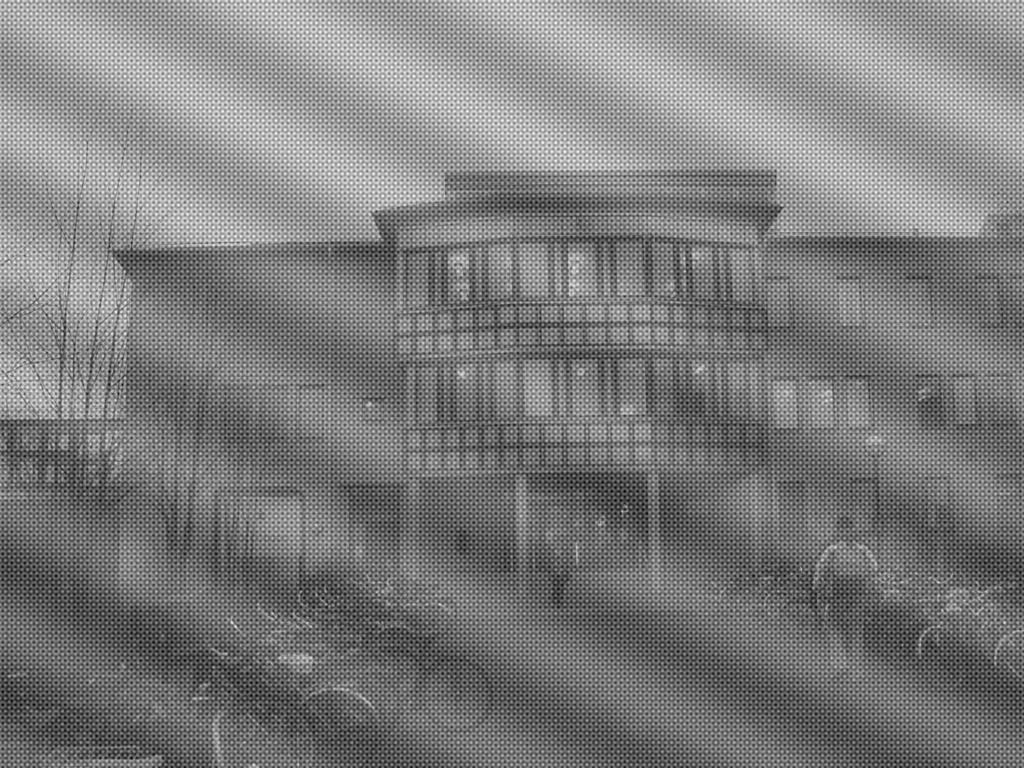
#> input picture images/mit_noise_periodic.jpg, 1024 x 768 px
$ python ex7.py   (older library calls are emulated)
#> lines starting #> are read from the running program, lines starting #| are printed output that depends on the picture
### MyLib.py
# -*- coding: utf-8 -*-

""" Processamento Digital de Imagens
    Aluno: Leonardo Santos Paulucio
    Lista de Exercicios 1 - Pós-Graduação
    Data: 09/05/19
"""

import copy
import numpy as np
import matplotlib.pyplot as plt


def show_images(images, cols=1, titles=None, axis=False, interpolation='gaussian'):
    """Display a list of images in a single figure with matplotlib.

    Parameters
    ---------
    images: List of np.arrays compatible with plt.imshow.

    cols (Default = 1): Number of columns in figure (number of rows is
                        set to np.ceil(n_images/float(cols))).

    titles: List of titles corresponding to each image. Must have
            the same length as titles.
    """
    assert((titles is None)or (len(images) == len(titles)))
    n_images = len(images)

    if titles is None:
        titles = ['Image (%d)' % i for i in range(1, n_images + 1)]
    fig = plt.figure()

    for n, (image, title) in enumerate(zip(images, titles)):
        a = fig.add_subplot(cols, np.ceil(n_images/float(cols)), n + 1)
        if not axis:
            plt.axis("off")
        if image.ndim == 2:
            plt.gray()
        plt.imshow(image, cmap='gray', interpolation=interpolation)
        a.set_title(title)
    fig.set_size_inches(np.array(fig.get_size_inches()) * n_images)
    plt.show()


def calculaHistograma(img):
    shape = img.shape
    histograma = np.zeros(256)
    x = [i for i in range(0, 256)]
    for i in range(0, shape[0]):
        for j in range(0, shape[1]):
            pos = int(img[i][j])
            if pos < 0:
                pos = 0
            elif pos > 255:
                pos = 255

            histograma[pos] += 1

    return x, histograma


def equalizaHistograma(image):
    img = copy.deepcopy(image)
    x, histograma = calculaHistograma(img)

    hist_eq = np.zeros(256)
    hist_eq[0] = histograma[0]

    for i in range(1, 256):
        hist_eq[i] = hist_eq[i-1] + histograma[i]

    h = (hist_eq - np.min(hist_eq))/(np.max(hist_eq) - np.min(hist_eq))*255

    for i in range(0, img.shape[0]):
        for j in range(0, img.shape[1]):
            pos = int(img[i][j])
            if pos < 0:
                pos = 0
            elif pos > 255:
                pos = 255
            img[i][j] = h[pos]

    return img


def MSE(imgOrig, imgNoise):
    return np.square(imgOrig.astype(np.float) - imgNoise.astype(np.float)).mean()


def PSNR(imgOrig, imgNoise):
    mse = MSE(imgOrig, imgNoise)
    return 20 * np.log10(255/np.sqrt(mse))


# [11 lines left out: function binarizaImg, not called in this run]


def getOutputSize(old_shape, kernel_shape, padding, stride):
    return int((old_shape[0] + 2*padding - kernel_shape[0])/stride + 1), \
           int((old_shape[1] + 2*padding - kernel_shape[1])/stride + 1)


def getPaddingSize(shape, kernel_shape, stride=1):
    return ((shape[0] - 1)*stride + kernel_shape[0] - shape[0]) // 2


def getNewSize(shape, padding):
    return int((shape + 2*padding))


# [123 lines left out: functions paddingImage, conv2D, medianFilter, adaptativeMedian, not called in this run]


# ############################# Filters ################################

MEAN_FILTER = np.ones((3, 3)) / 9.0

MEAN_FILTER_11 = np.ones((11, 11)) / (11*11)

MEAN_FILTER2 = 1/16. * np.array([[1, 2, 1],
                                 [2, 4, 2],
                                 [1, 2, 1]])

LAPLACE_FILTER2 = np.array([[-1, -1, -1],
                            [-1,  9, -1],
                            [-1, -1, -1]])

LAPLACE_FILTER = np.array([[-1, -1, -1],
                           [-1,  8, -1],
                           [-1, -1, -1]])

SOBEL_FILTER = np.array([[1,   2,  1],
                         [0,   0,  0],
                         [-1, -2, -1]])


# ############################ Frequence domain functions

# [6 lines left out: function frequenceSpace, not called in this run]


def fshift(img):
    for u in range(0, img.shape[0]):
        for v in range(0, img.shape[1]):
            img[u][v] *= (-1)**(u+v)
    return img


def extendImg(img):
    newShape = img.shape[0]*2, img.shape[1]*2
    I_bg = np.zeros(newShape)
    I_bg[0:img.shape[0], 0:img.shape[1]] = img
    return I_bg


# [43 lines left out: functions imgFilter, filterHomomorphic, notchFilter, not called in this run]

### ex7.py
# -*- coding: utf-8 -*-

""" Processamento Digital de Imagens
    Aluno: Leonardo Santos Paulucio
    Lista de Exercicios 1 - Pós-Graduação
    Data: 09/05/19
"""

from PIL import Image
import numpy as np
from numpy import fft
import matplotlib.pyplot as plt

import MyLib as ml

images = []
titles = []
img = Image.open('images/mit_noise_periodic.jpg')
#> img is the input picture: PIL image 1024x768 L; min 0, max 255, mean 124.5
img = np.array(img)

I_bg = ml.extendImg(img)
#> in extendImg, `I_bg[0:img.shape[0], 0:img.shape[1]] = img`:
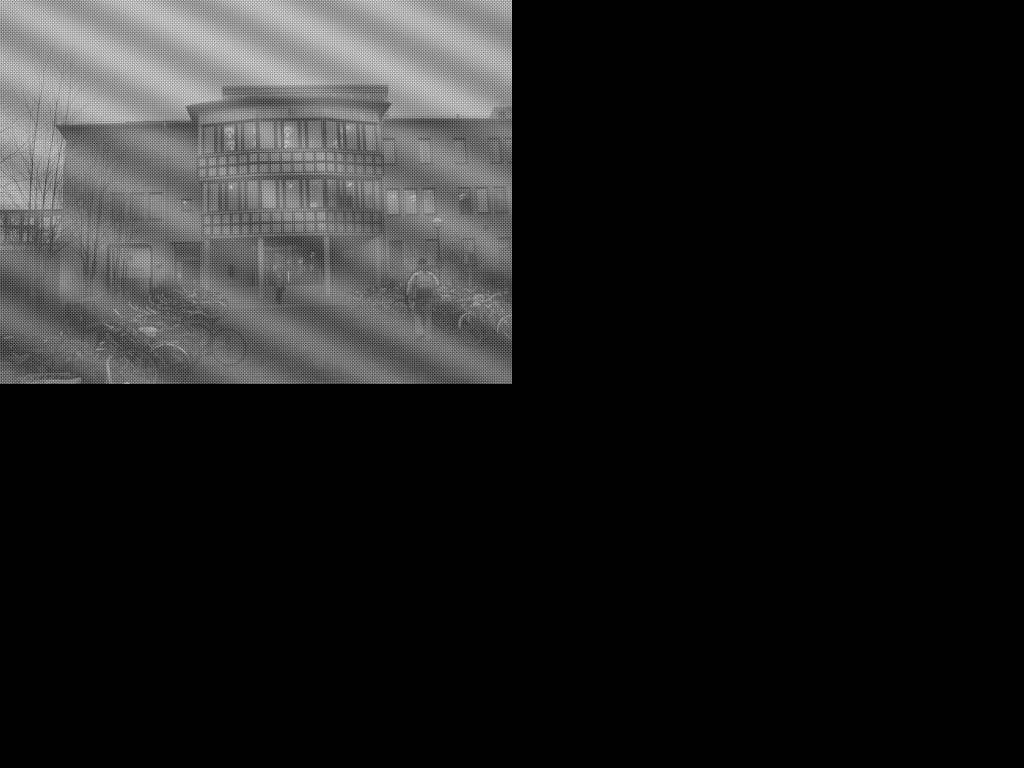
#> I_bg: shape (1536, 2048) float64 (shown at 1/2 size); min 0, max 255, mean 31.1

G = ml.fshift(I_bg)
#> after the loop in fshift, `for u in range(0, img.shape[0]):`:
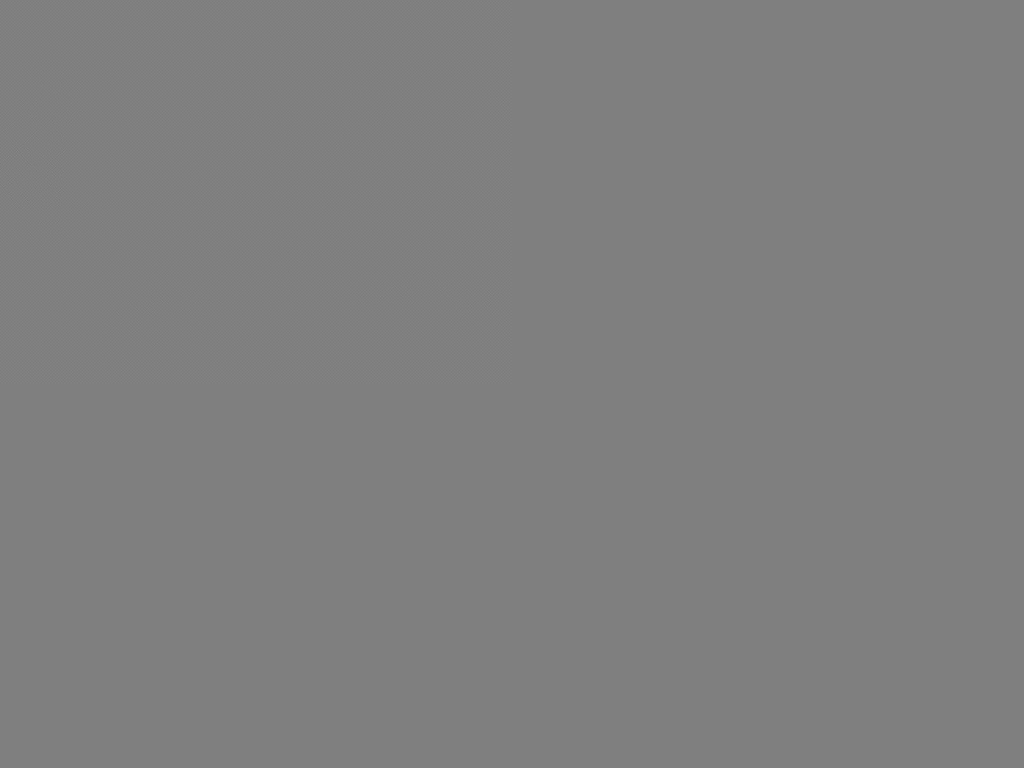
#> img: shape (1536, 2048) float64 (shown at 1/2 size); min -255, max 255, mean 0; drawn with min black and max white
G = fft.fft2(G)

fourier = 20*np.log(np.abs(G+1))

U, V = G.shape
#> U = 1536; V = 2048

D0 = 50
N = 20
H = np.zeros(G.shape)

# Criando filtro
SIZE = 10
H[:, 700-SIZE:700+SIZE] = 1
H[:, 562-SIZE:562+SIZE] = 1
H[:, 1350-SIZE:1350+SIZE] = 1
H[:, 1483-SIZE:1483+SIZE] = 1
H[1010-SIZE:1010+SIZE, :] = 1
H[1112-SIZE:1112+SIZE, :] = 1
H[420-SIZE:420+SIZE, :] = 1
H[523-SIZE:523+SIZE, :] = 1
H[768-SIZE:768+SIZE, 0:700] = 1
H[768-SIZE:768+SIZE, 1350:2047] = 1
H[:523, 1024-SIZE:1024+SIZE] = 1
H[1010:, 1024-SIZE:1024+SIZE] = 1
H[756-7:756+7, 1033-5:1033+5] = 1
H[780-7:780+7, 1015-5:1015+5] = 1
H = 1 - H

filter = 255*H

F = G * H

F = np.real(fft.ifft2(F))
F = ml.fshift(F)
#> after the loop in fshift (call 2), `for u in range(0, img.shape[0]):`:
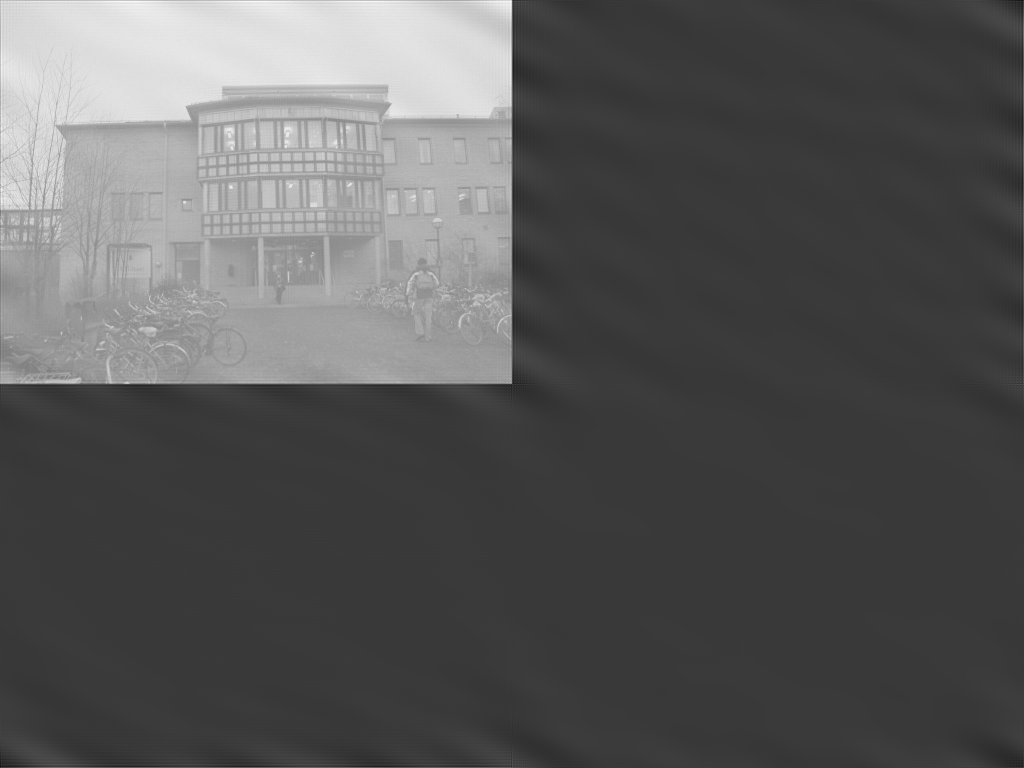
#> img: shape (1536, 2048) float64 (shown at 1/2 size); min -57.46, max 195.9, mean 31.1; drawn with min black and max white
F = F[0:img.shape[0], 0:img.shape[1]]
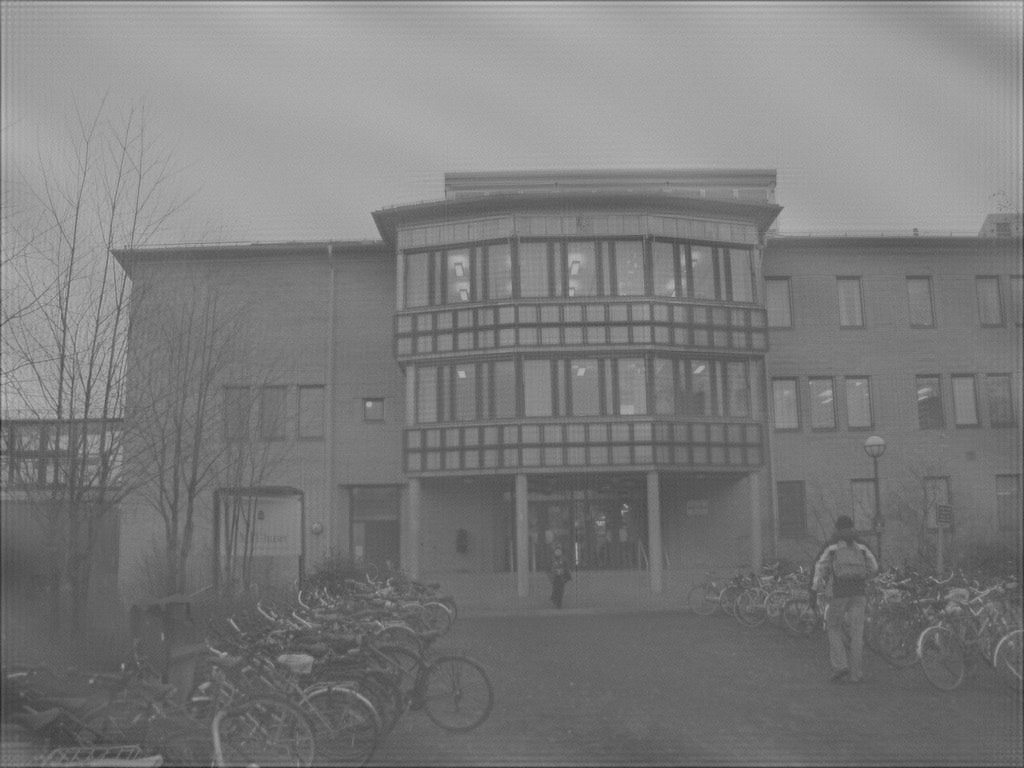
#> F: shape (768, 1024) float64; min 39.07, max 195.9, mean 124.2

fig = plt.figure(figsize=(20, 10))
fig.add_subplot(221)
plt.title("Resultado após aplicar o Filtro")
plt.axis('off')
plt.imshow(F, cmap='gray')

histograma1 = ml.calculaHistograma(F)
#> after the loop in calculaHistograma, `for i in range(0, shape[0]):`: histograma = 256 values, max 18930 at index 164, min 0 at index 0, mean 3072

fig.add_subplot(222)
plt.title("Histograma da Imagem")
plt.bar(histograma1[0], histograma1[1])

F2 = ml.equalizaHistograma(F)
#> in equalizaHistograma, `x, histograma = calculaHistograma(img)`: x = 256 values from 0 to 255
#> after the loop in equalizaHistograma, `for i in range(1, 256):`: hist_eq = 256 values from 0 to 786432
#> in equalizaHistograma, `h = (hist_eq - np.min(hist_eq))/(np.max(hist_eq) - np.min(hist_eq))*255`: h = 256 values from 0 to 255
#> after the loop in equalizaHistograma, `for i in range(0, img.shape[0]):`:
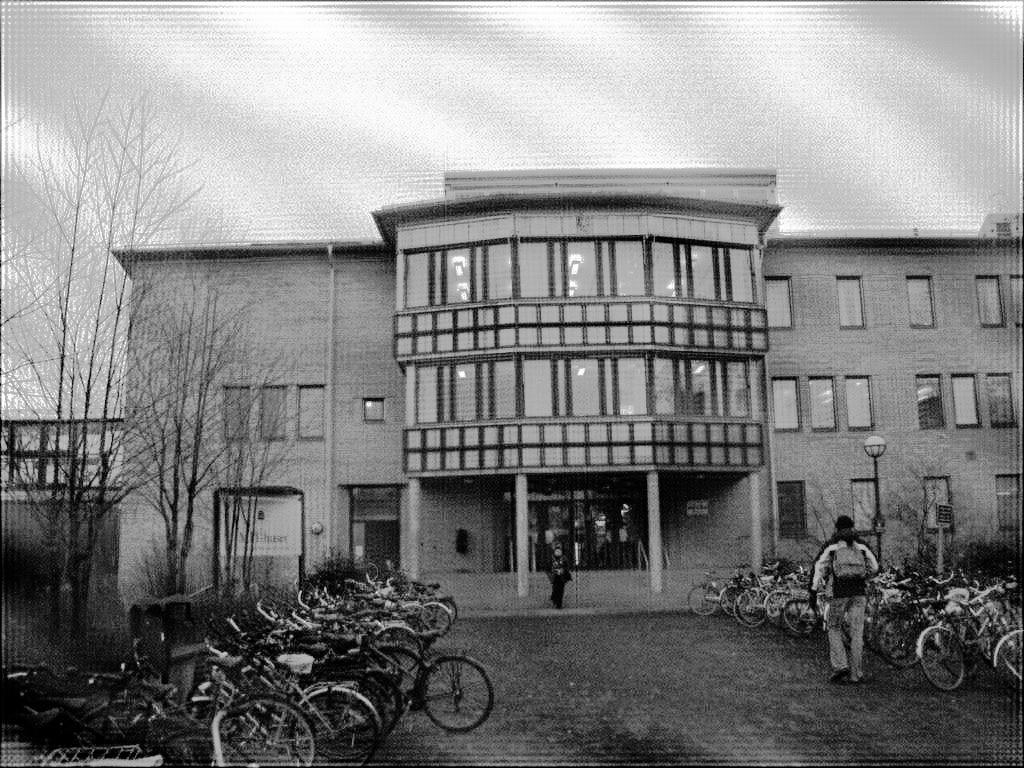
#> img: shape (768, 1024) float64; min 0.000324, max 255, mean 129.4
histograma2 = ml.calculaHistograma(F2)

fig.add_subplot(223)
plt.title("Imagem com Histograma Equalizado")
plt.axis('off')
plt.imshow(F2, cmap='gray')

fig.add_subplot(224)
plt.title("Histograma Equalizado")
plt.bar(histograma2[0], histograma2[1])

images = [img, fourier, filter]
titles.append("Imagem Original")
titles.append("Espectro de Fourier da Imagem")
titles.append("Filtro utilizado")
ml.show_images(images, 1, titles)
#> in show_images, `n_images = len(images)`: n_images = 3
#> the loop in show_images, `for n, (image, title) in enumerate(zip(images, titles)):` made 1 pass
#> title on pass 1: 'Imagem Original'
#> (the run stopped early here; a loop or call above may not have finished)

$ run again, with images/camisa.jpg copied over images/mit_noise_periodic.jpg
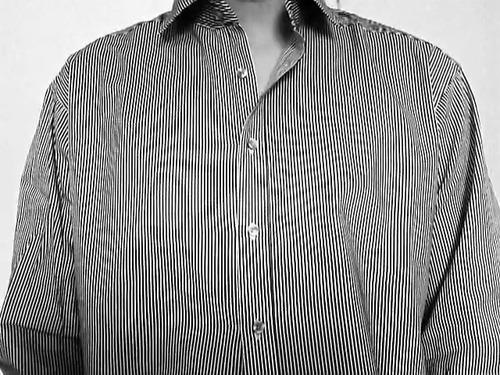
#> input picture images/camisa.jpg, 500 x 375 px
#> img is the input picture: PIL image 500x375 L; min 0, max 255, mean 140
#> after the loop in fshift (call 2), `for u in range(0, img.shape[0]):`:
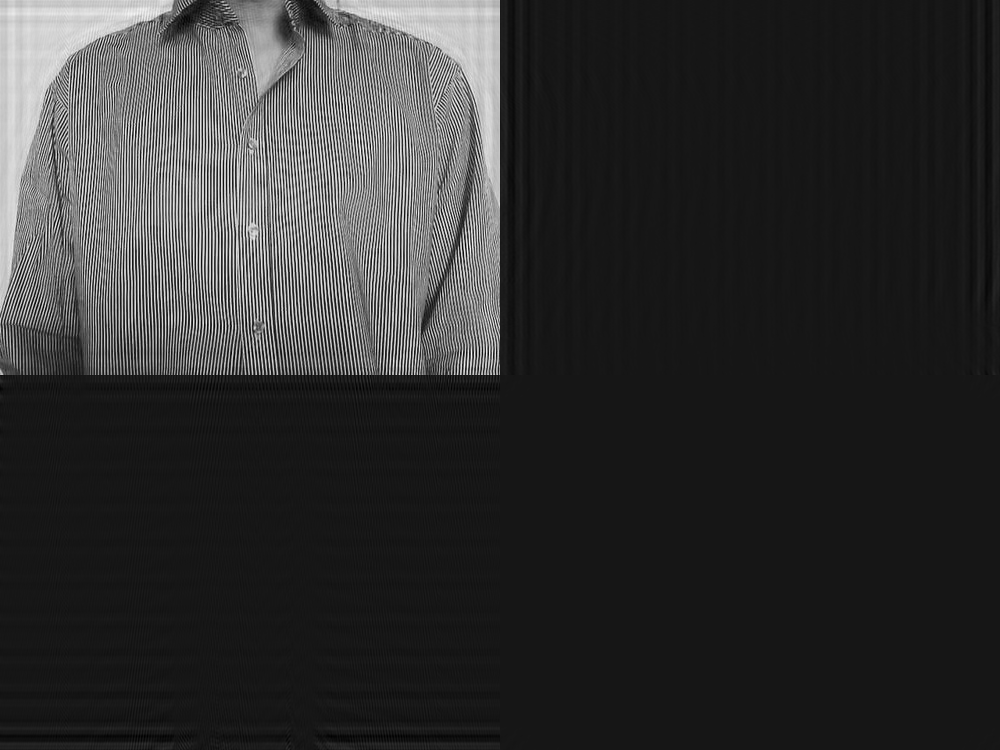
#> img: shape (750, 1000) float64; min -28.73, max 294.8, mean 35; drawn with min black and max white
#> `F = F[0:img.shape[0], 0:img.shape[1]]`:
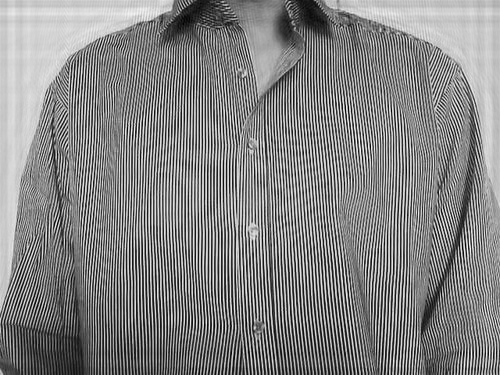
#> F: shape (375, 500) float64; min -26.66, max 294.8, mean 139.7; drawn with min black and max white
#> after the loop in calculaHistograma, `for i in range(0, shape[0]):`: histograma = 256 values, max 6118 at index 255, min 515 at index 97, mean 732.4
#> in equalizaHistograma, `x, histograma = calculaHistograma(img)`: x = 256 values from 0 to 255
#> after the loop in equalizaHistograma, `for i in range(1, 256):`: hist_eq = 256 values from 4450 to 187500
#> h = 256 values from 0 to 255
#> n_images = 3
#> the loop in show_images, `for n, (image, title) in enumerate(zip(images, titles)):` made 1 pass
#> title on pass 1: 'Imagem Original'

$ run again, with images/ruidosa1.tif saved as images/mit_noise_periodic.jpg
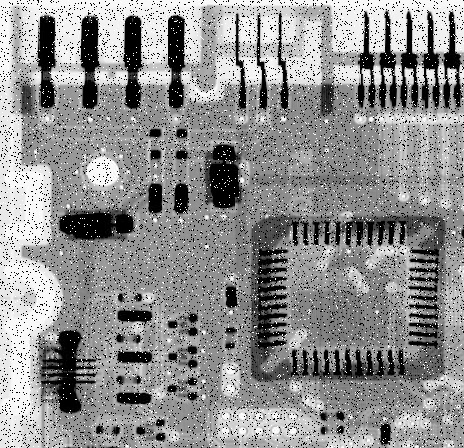
#> input picture images/ruidosa1.tif, 464 x 448 px
#> img is the input picture: PIL image 464x448 L; min 0, max 255, mean 143.3
#> `F = F[0:img.shape[0], 0:img.shape[1]]`:
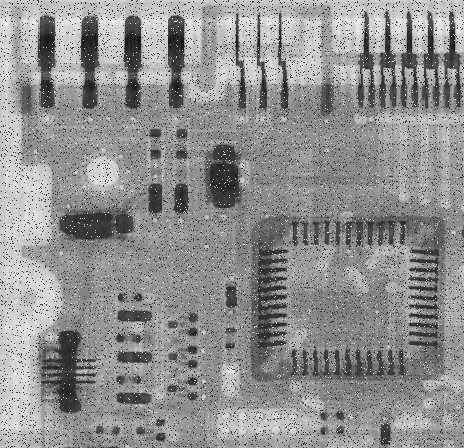
#> F: shape (448, 464) float64; min -69.8, max 304.5, mean 142.6; drawn with min black and max white
#> after the loop in calculaHistograma, `for i in range(0, shape[0]):`: histograma = 256 values, max 6932 at index 0, min 154 at index 62, mean 812
#> in equalizaHistograma, `x, histograma = calculaHistograma(img)`: x = 256 values from 0 to 255
#> after the loop in equalizaHistograma, `for i in range(1, 256):`: hist_eq = 256 values from 6932 to 207872
#> h = 256 values from 0 to 255
#> after the loop in equalizaHistograma, `for i in range(0, img.shape[0]):`:
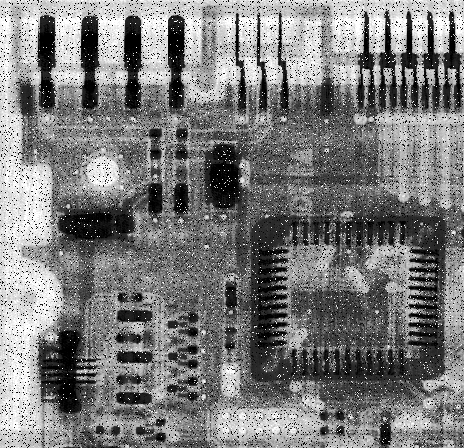
#> img: shape (448, 464) float64; min 0, max 255, mean 124
#> n_images = 3
#> the loop in show_images, `for n, (image, title) in enumerate(zip(images, titles)):` made 1 pass
#> title on pass 1: 'Imagem Original'
